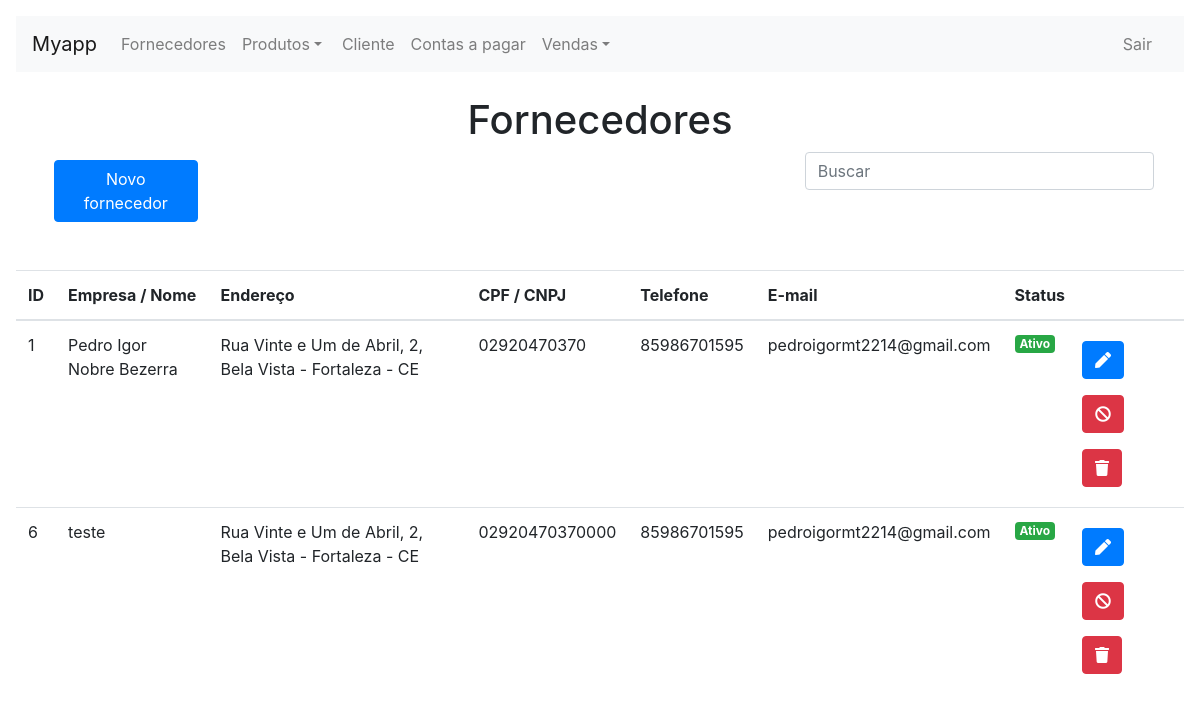
The page /provider.php on the database its author committed.
### tables this page shows
CREATE TABLE `provider` (
  `ID` int(11) NOT NULL,
  `TYPE` varchar(25) NOT NULL,
  `NAME` varchar(255) NOT NULL,
  `PHONE` varchar(255) NOT NULL,
  `MAIL` varchar(255) DEFAULT NULL,
  `CPF_CNPJ` varchar(255) NOT NULL,
  `ZIPCODE` varchar(8) NOT NULL,
  `STREET` varchar(255) NOT NULL,
  `NUMBER` int(11) NOT NULL,
  `NEIGHBORHOOD` varchar(255) NOT NULL,
  `CITY_STATE` varchar(255) NOT NULL,
  `ACTIVE` int(11) NOT NULL,
  `CREATED_BY` int(11) NOT NULL,
  `CREATED_ON` datetime NOT NULL DEFAULT current_timestamp(),
  `MODIFIED_BY` int(11) DEFAULT NULL,
  `MODIFIED_ON` datetime DEFAULT NULL
);

### assist/classes/mProvider.php (called while the page is built, shortened)
<?php
class mProvider extends mConnection {
    public function getProviders() {
        $sql = "SELECT * FROM PROVIDER";
        $con = $this->Connect();
        $stmt = $con->query($sql);
        return $stmt->fetchAll(PDO::FETCH_ASSOC);
    }
}

### provider.php (the view, shortened to what this page needs)
<?php
require_once('assist/classes/mProvider.php');
$mProvider = new mProvider();
?>
<!DOCTYPE html>
<html lang="pt-br">
    <head>
        <?php require_once('components/script.php'); ?>
        <link rel="stylesheet" href="css/button.css"/>
    </head>
    <body>
        <?php require_once('./components/navbar.php'); ?>
        <br>
    <center><h1>Fornecedores</h1></center>
    <div class="form-group input-group col-md-12">
        <div class="col-md-2">
            <button type="button" class="btn btn-primary btn-row" data-toggle="modal" data-target="#createProvider">
                Novo fornecedor
            </button>
        </div>
        <div class="col-md-6"></div>
        <div class="col-md-4">
            <input name="consulta" id="txt_consulta" placeholder="Buscar" type="text" class="form-control">
        </div>
    </div>
    <br>
    <table id="tabela" class="table table-hover table-responsive-xl">
        <thead>
            <tr>
                <th scope="col">ID</th>
                <th scope="col">Empresa / Nome</th>
                <th scope="col">Endereço</th>
                <th scope="col">CPF / CNPJ</th>
                <th scope="col">Telefone</th>
                <th scope="col">E-mail</th>
                <th scope="col">Status</th>
                <th scope="col"></th>
            </tr>
        </thead>
        <tbody>
            <?php
            $providers = $mProvider->getProviders();
            foreach ($providers as $p) {
                ?>
                <tr>
                    <td><?= $p['ID'] ?></td>
                    <td><?= $p['NAME'] ?></td>
                    <td><?= $p['STREET'] . ", " . $p['NUMBER'] . ", " . $p['NEIGHBORHOOD'] . " - " . $p['CITY_STATE'] ?></td>
                    <td><?= $p['CPF_CNPJ'] ?></td>
                    <td><?= $p['PHONE'] ?></td>
                    <td><?= $p['MAIL'] ?></td>
                    <?php if ($p['ACTIVE'] == 1) { ?>
                        <td><h6><span class="badge badge-success">Ativo</span></h6></td>
                    <?php } else { ?>
                        <td><h6><span class="badge badge-danger">Inativo</span></h6></td>
                    <?php } ?>
                    <td>
                        <div class="row">
                            <button type="button" class="btn btn-primary btn-row" title="Editar" data-toggle="modal" data-target="#editProvider" onclick="editProvider(<?= $p['ID'] ?>)">
                                <i class="fas fa-pen"></i>
                            </button>
                            <?php if ($p['ACTIVE'] == 1) { ?>
                                <button type="button" class="btn btn-danger btn-row" title="Desativar" data-toggle="modal" data-target="#updateStatusProvider" onclick="updateStatusProvider(<?= $p['ID'] ?>)">
                                    <i class="fas fa-ban"></i>
                                </button>
                            <?php } else { ?>
                                <button type="button" class="btn btn-success btn-row" title="Ativar" data-toggle="modal" data-target="#updateStatusProvider" onclick="updateStatusProvider(<?= $p['ID'] ?>)">
                                    <i class="fas fa-check"></i>
                                </button>
                            <?php } ?>
                            <button type="button" class="btn btn-danger btn-row" title="Excluir" data-toggle="modal" data-target="#deleteProvider" onclick="deleteProvider(<?= $p['ID'] ?>)">
                                <i class="fas fa-trash"></i>
                            </button>
                        </div>
                    </td>
                </tr>
            <?php } ?>
        </tbody>
    </table>
</body>
</html>

### components/script.php (shortened to what this page needs)
<link rel="stylesheet" href="vendor/bootstrap-4.4.1-dist/css/bootstrap.min.css">
<link rel="stylesheet" href="vendor/fontawesome-free-5.12.1-web/css/all.css">
<link rel="stylesheet" href="css/body.css">
<link rel="stylesheet" href="css/input.css">

### components/navbar.php (shortened to what this page needs)
<nav class="navbar navbar-expand-lg navbar-light bg-light">
    <a class="navbar-brand" href="#"><?= $_SESSION['app_title'] ?></a>
    <div class="collapse navbar-collapse" id="navbarSupportedContent">
        <ul class="navbar-nav mr-auto">
            <li class="nav-item">
                <a class="nav-link" href="provider.php">Fornecedores</a>
            </li>
            <li class="nav-item">
                <div class="dropdown mr-1">
                    <a class="nav-link dropdown-toggle" id="dropdownMenuOffset" data-toggle="dropdown" aria-haspopup="true" aria-expanded="false" data-offset="10,20">Produtos</a>
                </div>
            </li>
            <li class="nav-item">
                <a class="nav-link" href="client.php">Cliente</a>
            </li>
            <li class="nav-item">
                <a class="nav-link" href="#">Contas a pagar</a>
            </li>
            <li class="nav-item">
                <div class="dropdown mr-1">
                    <a class="nav-link dropdown-toggle" id="dropdownMenuOffset" data-toggle="dropdown" aria-haspopup="true" aria-expanded="false" data-offset="10,20">Vendas</a>
                </div>
            </li>
            <li class="nav-item" style="position: absolute; right: 24px">
                <a class="nav-link" href="#">Sair</a>
            </li>
    </div>
</nav>

### css/body.css (style rules this page uses)
body { margin: 16px }

### css/button.css (style rules this page uses)
.btn-row { margin: 8px; }

### rows shown on the page
provider: ID "1", NAME "Pedro Igor Nobre Bezerra", STREET "Rua Vinte e Um de Abril", NUMBER "2", NEIGHBORHOOD "Bela Vista", CITY_STATE "Fortaleza - CE", CPF_CNPJ "02920470370", PHONE "85986701595", MAIL "pedroigormt2214@gmail.com", ACTIVE "Ativo"
provider: ID "6", NAME "teste", STREET "Rua Vinte e Um de Abril", NUMBER "2", NEIGHBORHOOD "Bela Vista", CITY_STATE "Fortaleza - CE", CPF_CNPJ "02920470370000", PHONE "85986701595", MAIL "pedroigormt2214@gmail.com", ACTIVE "Ativo"

### other values the page prints
$_SESSION['app_title'] "Myapp"
